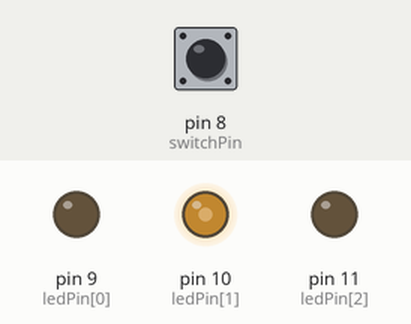
The sketch below on a simulated Arduino Uno, built with avr-gcc and run on an emulated ATmega328P. Parts: output pins drawn as LEDs (lit = HIGH). The test bench sets the inputs (shaded band); at power-on: pin 8 (switchPin) HIGH. What the sketch prints to the serial monitor is not drawn.

Above: at 1.2 s.
1.3 s: pin 8 (switchPin) pulled LOW for 0.15 s
At 1.97 s:
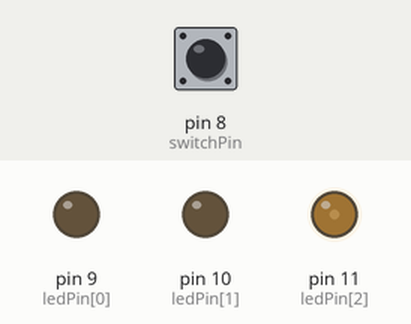
4.3 s: pin 8 (switchPin) pulled LOW for 1 s
At 5.62 s:
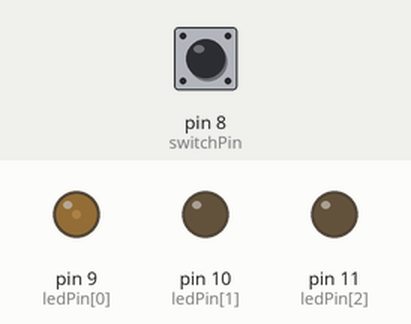
7.8 s: pin 8 (switchPin) pulled LOW for 0.15 s
At 8.66 s:
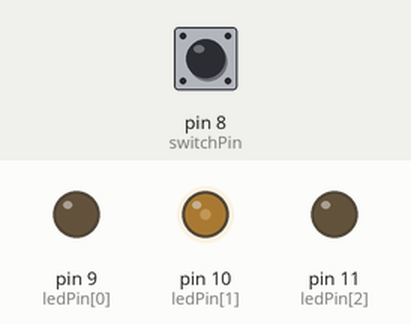
Timing chart, 0 to 16.9 s (numbered marks = the images above; inputs shaded):
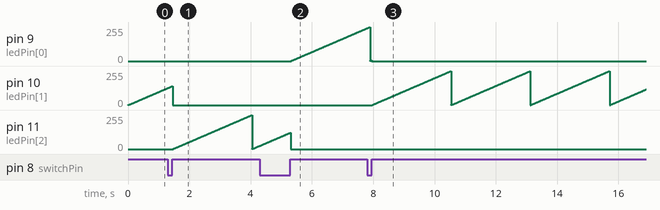

Measured:
- after the input at 4.3 s, pin 9 (ledPin[0]): moves from 0/255 to 246/255 over 2.5 s, starting after 1.0 s
- after the input at 7.8 s, pin 10 (ledPin[1]): ramps from 0/255 to 255/255 and jumps back, once every 2.6 s
- by itself, pin 10 (ledPin[1]): rises from 128/255 to 142/255 in 0.14 s, then falls to 0/255 in 0.02 s
- by itself, pin 11 (ledPin[2]): rises from 25/255 to 123/255 in 0.98 s, then falls to 0/255 in 0.02 s

The sketch:

Project_3_-_3_diods_with_use_array.ino
```cpp
int ledPin[3] = {9, 10, 11};
int switchPin = 8;
boolean lastButton = LOW;
boolean currentButton = LOW;
boolean ledOn = true;
int ledLevel = 0;
int i = 0;

void setup() {
  // put your setup code here, to run once:
  Serial.begin(9600);
  pinMode(switchPin, INPUT);

  for (int i = 0; i < 3; ++i)
    pinMode(ledPin[i], OUTPUT);
}

boolean debounce(boolean last)
{
  boolean current = digitalRead(switchPin);
  if (last != current)
  {
    delay(5);
    current = digitalRead(switchPin);
  }
  return current;
}

void ledLight(int i){
  ledLevel += 1;
  if (ledLevel > 255){
      ledLevel = 0;
    }
  delay(10);
  analogWrite(ledPin[i], ledLevel);
}

void loop() {
  // put your main code here, to run repeatedly:
//First programm
  Serial.println(currentButton);
  currentButton = debounce(lastButton);
  if (currentButton == HIGH && lastButton == LOW){
    ledLevel = 0;
    analogWrite(ledPin[i], ledLevel);
    ++i;
    if (i > 2) i = 0;
  }
  lastButton = currentButton;
  ledLight(i);
}
```
